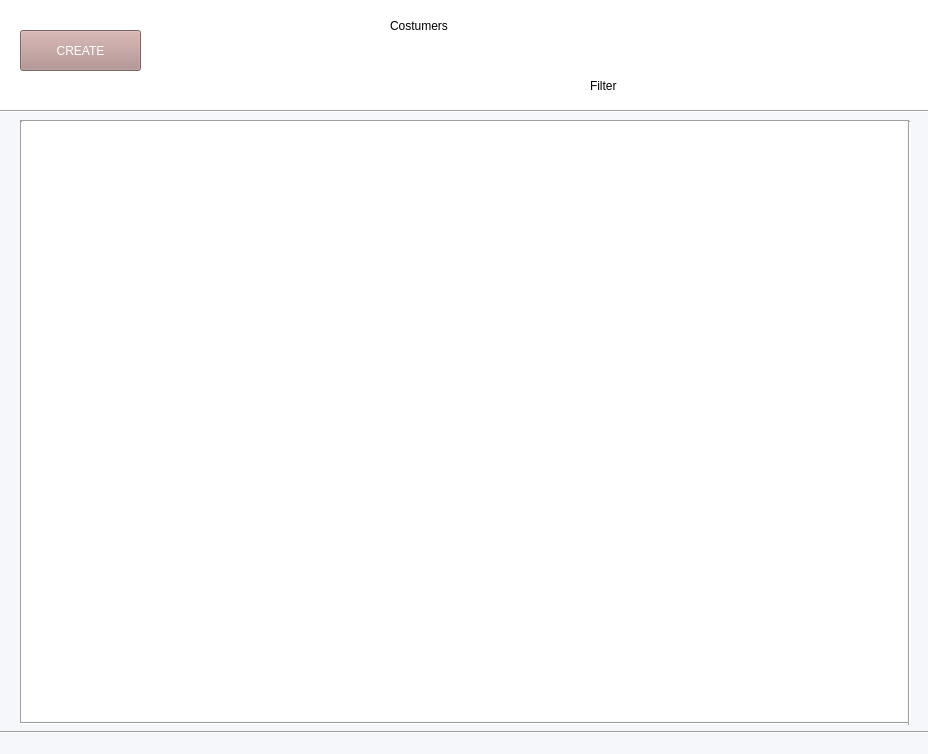
<?xml version="1.0" encoding="UTF-8"?>
<ui version="4.0">
 <class>Form</class>
 <widget class="QWidget" name="Form">
  <property name="geometry">
   <rect>
    <x>0</x>
    <y>0</y>
    <width>928</width>
    <height>754</height>
   </rect>
  </property>
  <property name="windowTitle">
   <string>Form</string>
  </property>
  <widget class="QWidget" name="gridLayoutWidget">
   <property name="geometry">
    <rect>
     <x>40</x>
     <y>140</y>
     <width>851</width>
     <height>561</height>
    </rect>
   </property>
   <layout class="QGridLayout" name="kanban"/>
  </widget>
  <widget class="QLabel" name="background_color">
   <property name="geometry">
    <rect>
     <x>0</x>
     <y>0</y>
     <width>931</width>
     <height>754</height>
    </rect>
   </property>
   <property name="styleSheet">
    <string notr="true">background-color: rgb(246, 247, 250);</string>
   </property>
   <property name="text">
    <string/>
   </property>
  </widget>
  <widget class="QPushButton" name="create_customer">
   <property name="geometry">
    <rect>
     <x>20</x>
     <y>30</y>
     <width>121</width>
     <height>41</height>
    </rect>
   </property>
   <property name="styleSheet">
    <string notr="true">background-color: rgb(174, 139, 137);
color: rgb(255, 255, 255);
font: 75 14pt &quot;MS Shell Dlg 2&quot;;</string>
   </property>
   <property name="text">
    <string>CREATE</string>
   </property>
  </widget>
  <widget class="Line" name="line">
   <property name="geometry">
    <rect>
     <x>20</x>
     <y>120</y>
     <width>889</width>
     <height>3</height>
    </rect>
   </property>
   <property name="orientation">
    <enum>Qt::Horizontal</enum>
   </property>
  </widget>
  <widget class="Line" name="line_2">
   <property name="geometry">
    <rect>
     <x>20</x>
     <y>121</y>
     <width>3</width>
     <height>602</height>
    </rect>
   </property>
   <property name="orientation">
    <enum>Qt::Vertical</enum>
   </property>
  </widget>
  <widget class="Line" name="line_3">
   <property name="geometry">
    <rect>
     <x>20</x>
     <y>722</y>
     <width>889</width>
     <height>3</height>
    </rect>
   </property>
   <property name="orientation">
    <enum>Qt::Horizontal</enum>
   </property>
  </widget>
  <widget class="Line" name="line_4">
   <property name="geometry">
    <rect>
     <x>908</x>
     <y>121</y>
     <width>3</width>
     <height>604</height>
    </rect>
   </property>
   <property name="orientation">
    <enum>Qt::Vertical</enum>
   </property>
  </widget>
  <widget class="Line" name="line_5">
   <property name="geometry">
    <rect>
     <x>0</x>
     <y>110</y>
     <width>1000</width>
     <height>3</height>
    </rect>
   </property>
   <property name="orientation">
    <enum>Qt::Horizontal</enum>
   </property>
  </widget>
  <widget class="Line" name="line_6">
   <property name="geometry">
    <rect>
     <x>-30</x>
     <y>731</y>
     <width>1000</width>
     <height>3</height>
    </rect>
   </property>
   <property name="orientation">
    <enum>Qt::Horizontal</enum>
   </property>
  </widget>
  <widget class="QLabel" name="antet_color">
   <property name="geometry">
    <rect>
     <x>-20</x>
     <y>0</y>
     <width>971</width>
     <height>111</height>
    </rect>
   </property>
   <property name="styleSheet">
    <string notr="true">background-color: rgb(255, 255, 255);</string>
   </property>
   <property name="text">
    <string/>
   </property>
  </widget>
  <widget class="QLabel" name="label">
   <property name="geometry">
    <rect>
     <x>390</x>
     <y>10</y>
     <width>121</width>
     <height>31</height>
    </rect>
   </property>
   <property name="styleSheet">
    <string notr="true">font: 63 14pt &quot;Lucida Bright&quot;;</string>
   </property>
   <property name="text">
    <string>Costumers</string>
   </property>
  </widget>
  <widget class="QLabel" name="label_3">
   <property name="geometry">
    <rect>
     <x>590</x>
     <y>70</y>
     <width>51</width>
     <height>31</height>
    </rect>
   </property>
   <property name="styleSheet">
    <string notr="true">font: 63 12pt &quot;Lucida Bright&quot;;</string>
   </property>
   <property name="text">
    <string>Filter</string>
   </property>
  </widget>
  <widget class="QLabel" name="list_deselect">
   <property name="geometry">
    <rect>
     <x>839</x>
     <y>60</y>
     <width>31</width>
     <height>31</height>
    </rect>
   </property>
   <property name="styleSheet">
    <string notr="true">font: 63 12pt &quot;Lucida Bright&quot;;</string>
   </property>
   <property name="text">
    <string/>
   </property>
   <property name="pixmap">
    <pixmap>C:/Users/Daniel/Desktop/odoo/icon_lista.png</pixmap>
   </property>
  </widget>
  <widget class="QLabel" name="kanban_deselect">
   <property name="geometry">
    <rect>
     <x>870</x>
     <y>60</y>
     <width>31</width>
     <height>31</height>
    </rect>
   </property>
   <property name="styleSheet">
    <string notr="true">font: 63 12pt &quot;Lucida Bright&quot;;</string>
   </property>
   <property name="text">
    <string/>
   </property>
   <property name="pixmap">
    <pixmap>C:/Users/Daniel/Desktop/odoo/kanbank_ne_select.png</pixmap>
   </property>
  </widget>
  <widget class="QLabel" name="kanban_select">
   <property name="geometry">
    <rect>
     <x>870</x>
     <y>60</y>
     <width>31</width>
     <height>31</height>
    </rect>
   </property>
   <property name="styleSheet">
    <string notr="true">font: 63 12pt &quot;Lucida Bright&quot;;</string>
   </property>
   <property name="text">
    <string/>
   </property>
   <property name="pixmap">
    <pixmap>C:/Users/Daniel/Desktop/odoo/kanban_select.png</pixmap>
   </property>
  </widget>
  <widget class="QLabel" name="list_select">
   <property name="geometry">
    <rect>
     <x>839</x>
     <y>60</y>
     <width>31</width>
     <height>31</height>
    </rect>
   </property>
   <property name="styleSheet">
    <string notr="true">font: 63 12pt &quot;Lucida Bright&quot;;</string>
   </property>
   <property name="text">
    <string/>
   </property>
   <property name="pixmap">
    <pixmap>C:/Users/Daniel/Desktop/odoo/list_select.png</pixmap>
   </property>
  </widget>
  <widget class="QLabel" name="kanban_bg_color_3">
   <property name="geometry">
    <rect>
     <x>20</x>
     <y>120</y>
     <width>887</width>
     <height>601</height>
    </rect>
   </property>
   <property name="styleSheet">
    <string notr="true">background-color: rgb(255, 255, 255);</string>
   </property>
   <property name="text">
    <string/>
   </property>
  </widget>
  <zorder>background_color</zorder>
  <zorder>kanban_bg_color_3</zorder>
  <zorder>antet_color</zorder>
  <zorder>gridLayoutWidget</zorder>
  <zorder>create_customer</zorder>
  <zorder>line</zorder>
  <zorder>line_2</zorder>
  <zorder>line_3</zorder>
  <zorder>line_4</zorder>
  <zorder>line_5</zorder>
  <zorder>line_6</zorder>
  <zorder>label</zorder>
  <zorder>label_3</zorder>
  <zorder>list_deselect</zorder>
  <zorder>kanban_deselect</zorder>
  <zorder>kanban_select</zorder>
  <zorder>list_select</zorder>
 </widget>
 <resources/>
 <connections/>
</ui>
